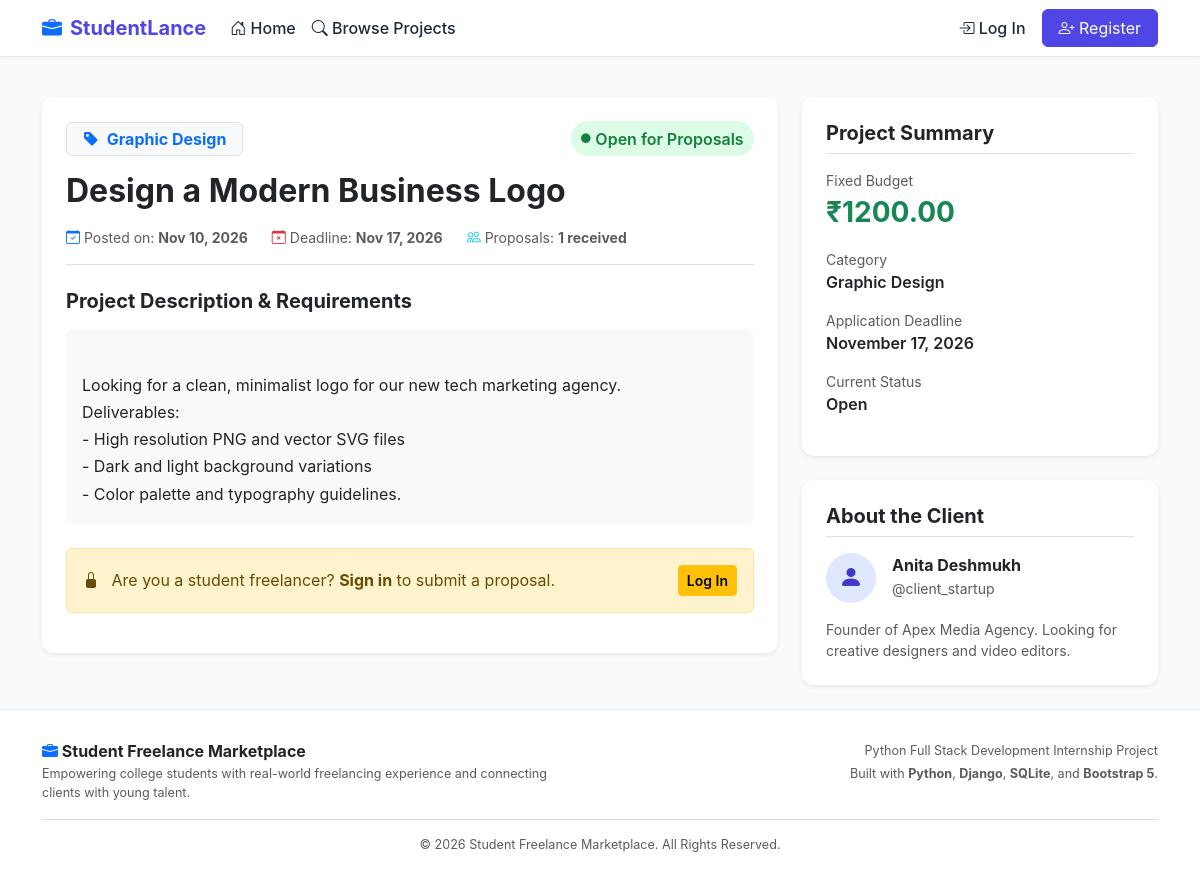
The app's page /projects/2/ with its own data.
### marketplace/models.py (models this page shows, shortened)
class Project(models.Model):
    CATEGORY_CHOICES = [
        ('Web Development', 'Web Development'),
        ('Graphic Design', 'Graphic Design'),
        ('Content Writing', 'Content Writing'),
        ('Video Editing', 'Video Editing'),
        ('UI/UX Design', 'UI/UX Design'),
        ('Data Entry', 'Data Entry'),
        ('Programming', 'Programming'),
    ]
    STATUS_CHOICES = [
        ('Open', 'Open'),
        ('Assigned', 'Assigned'),
        ('Completed', 'Completed'),
        ('Closed', 'Closed'),
    ]
    client = models.ForeignKey(User, on_delete=models.CASCADE, related_name='projects')
    title = models.CharField(max_length=200)
    description = models.TextField()
    category = models.CharField(max_length=100, choices=CATEGORY_CHOICES)
    budget = models.DecimalField(max_digits=10, decimal_places=2)
    deadline = models.DateField()
    status = models.CharField(max_length=20, choices=STATUS_CHOICES, default='Open')
    created_at = models.DateTimeField(auto_now_add=True)
    class Meta:
        ordering = ['-created_at']
    @property
    def proposal_count(self):
        return self.proposals.count()

class Profile(models.Model):
    ROLE_CHOICES = [
        ('Student', 'Student'),
        ('Client', 'Client'),
    ]
    user = models.OneToOneField(User, on_delete=models.CASCADE, related_name='profile')
    role = models.CharField(max_length=20, choices=ROLE_CHOICES)
    skills = models.TextField(blank=True, help_text="Comma-separated list of skills (e.g. Python, Django, HTML, CSS)")
    bio = models.TextField(blank=True, help_text="Short biography about yourself or your company")
    education = models.CharField(max_length=200, blank=True, help_text="College/University or degree")

### marketplace/views.py (the view, shortened to what this page needs)
# urls.py: path('projects/<int:project_id>/', views.project_detail, name='project_detail'),
def project_detail(request, project_id):
    project = get_object_or_404(Project.objects.select_related('client'), id=project_id)
    user_proposal = None
    user_is_student = False
    user_is_client_owner = False
    context = {
        'project': project,
        'user_proposal': user_proposal,
        'user_is_student': user_is_student,
        'user_is_client_owner': user_is_client_owner,
    }
    return render(request, 'marketplace/project_detail.html', context)

### marketplace/templates/marketplace/project_detail.html (shortened to what this page needs)
{% extends 'marketplace/base.html' %}
{% block content %}
<div class="row gy-4">
    <div class="col-lg-8">
        <div class="card custom-card p-4 bg-white border-0 shadow-sm">
            <div class="d-flex flex-wrap justify-content-between align-items-center mb-3">
                <span class="badge bg-light text-primary border px-3 py-2 fs-6">
                    <i class="bi bi-tag-fill me-1"></i> {{ project.category }}
                </span>
                {% if project.status == 'Open' %}
                    <span class="badge-status badge-open fs-6">
                        <i class="bi bi-circle-fill" style="font-size: 0.6rem;"></i> Open for Proposals
                    </span>
                {% elif project.status == 'Assigned' %}
                    <span class="badge-status badge-assigned fs-6">
                        <i class="bi bi-lock-fill"></i> Assigned
                    </span>
                {% elif project.status == 'Completed' %}
                    <span class="badge-status badge-completed fs-6">
                        <i class="bi bi-check-circle-fill"></i> Completed
                    </span>
                {% else %}
                    <span class="badge-status badge-closed fs-6">
                        <i class="bi bi-x-circle-fill"></i> Closed
                    </span>
                {% endif %}
            </div>
            <h2 class="fw-bold text-dark mb-3">{{ project.title }}</h2>
            <div class="d-flex flex-wrap gap-4 text-muted small pb-3 mb-4 border-bottom">
                <span>
                    <i class="bi bi-calendar-check text-primary"></i> Posted on: <strong>{{ project.created_at|date:"M d, Y" }}</strong>
                </span>
                <span>
                    <i class="bi bi-calendar-x text-danger"></i> Deadline: <strong>{{ project.deadline|date:"M d, Y" }}</strong>
                </span>
                <span>
                    <i class="bi bi-people text-info"></i> Proposals: <strong>{{ project.proposal_count }} received</strong>
                </span>
            </div>
            <h5 class="fw-bold mb-3">Project Description & Requirements</h5>
            <div class="p-3 bg-light rounded-3 mb-4" style="white-space: pre-line; line-height: 1.7;">
                {{ project.description }}
            </div>
            {% if user_is_student %}
                {% if user_proposal %}
                    <div class="alert alert-info border-info d-flex align-items-center justify-content-between p-3">
                        <div>
                            <h6 class="fw-bold mb-1">
                                <i class="bi bi-info-circle-fill"></i> You have already applied for this project
                            </h6>
                            <p class="mb-0 small">
                                Your proposal amount: <strong>₹{{ user_proposal.proposed_amount }}</strong> |
                                Estimated time: <strong>{{ user_proposal.estimated_days }} days</strong> |
                                Status:
                                <span class="badge {% if user_proposal.status == 'Accepted' %}bg-success{% elif user_proposal.status == 'Rejected' %}bg-danger{% else %}bg-warning text-dark{% endif %}">
                                    {{ user_proposal.status }}
                                </span>
                            </p>
                        </div>
                        <a href="{% url 'my_proposals' %}" class="btn btn-sm btn-outline-primary">
                            View My Proposals
                        </a>
                    </div>
                {% elif project.status == 'Open' %}
                    <div class="p-3 bg-light rounded-3 text-center border">
                        <h5 class="fw-bold mb-2">Interested in working on this project?</h5>
                        <p class="text-muted small mb-3">Submit your proposal directly to the client with your proposed rate and delivery timeline.</p>
                        <a href="{% url 'submit_proposal' project.id %}" class="btn btn-primary btn-lg px-4 fw-semibold">
                            <i class="bi bi-send-fill"></i> Submit Proposal Now
                        </a>
                    </div>
                {% else %}
                    <div class="alert alert-secondary mb-0">
                        <i class="bi bi-slash-circle me-1"></i> This project is no longer accepting new proposals.
                    </div>
                {% endif %}
            {% elif not user.is_authenticated %}
                <div class="alert alert-warning d-flex align-items-center justify-content-between p-3">
                    <div>
                        <i class="bi bi-lock-fill me-2"></i>
                        Are you a student freelancer? <strong>Sign in</strong> to submit a proposal.
                    </div>
                    <a href="{% url 'login' %}" class="btn btn-warning btn-sm fw-semibold">
                        Log In
                    </a>
                </div>
            {% endif %}
        </div>
    </div>
    <div class="col-lg-4">
        <div class="card custom-card p-4 bg-white border-0 shadow-sm mb-4">
            <h5 class="fw-bold mb-3 border-bottom pb-2">Project Summary</h5>
            <div class="mb-3">
                <small class="text-muted d-block">Fixed Budget</small>
                <div class="fs-3 fw-bold text-success">₹{{ project.budget }}</div>
            </div>
            <div class="mb-3">
                <small class="text-muted d-block">Category</small>
                <span class="fw-semibold text-dark">{{ project.category }}</span>
            </div>
            <div class="mb-3">
                <small class="text-muted d-block">Application Deadline</small>
                <span class="fw-semibold text-dark">{{ project.deadline|date:"F d, Y" }}</span>
            </div>
            <div class="mb-3">
                <small class="text-muted d-block">Current Status</small>
                <span class="fw-semibold text-dark">{{ project.status }}</span>
            </div>
        </div>
        <div class="card custom-card p-4 bg-white border-0 shadow-sm">
            <h5 class="fw-bold mb-3 border-bottom pb-2">About the Client</h5>
            <div class="d-flex align-items-center gap-3 mb-3">
                <div class="stat-icon bg-indigo rounded-circle">
                    <i class="bi bi-person-fill"></i>
                </div>
                <div>
                    <h6 class="fw-bold mb-0">{{ project.client.first_name }} {{ project.client.last_name }}</h6>
                    <small class="text-muted">@{{ project.client.username }}</small>
                </div>
            </div>
            {% if project.client.profile.bio %}
                <p class="text-muted small mb-0">{{ project.client.profile.bio }}</p>
            {% else %}
                <p class="text-muted small mb-0">Registered client on StudentLance platform.</p>
            {% endif %}
        </div>
    </div>
</div>
{% endblock %}

### marketplace/static/marketplace/css/style.css (style rules this page uses)
:root { --primary-color: #4f46e5; --primary-hover: #4338ca; --primary-light: #e0e7ff; --secondary-color: #0ea5e9; --dark-text: #1e293b; --muted-text: #64748b; --body-bg: #f8fafc; --card-bg: #ffffff; --border-color: #e2e8f0; --success-color: #10b981; --warning-color: #f59e0b; --danger-color: #ef4444; }
body { font-family: -apple-system, BlinkMacSystemFont, "Segoe UI", Roboto, "Helvetica Neue", Arial, sans-serif; background-color: var(--body-bg); color: var(--dark-text); min-height: 100vh; display: flex; flex-direction: column; }
.custom-card { background: var(--card-bg); border: 1px solid var(--border-color); border-radius: 0.75rem; box-shadow: 0 2px 4px rgba(0, 0, 0, 0.04); transition: transform 0.2s ease, box-shadow 0.2s ease; }
.stat-icon { width: 50px; height: 50px; border-radius: 0.6rem; display: flex; align-items: center; justify-content: center; font-size: 1.5rem; }
.stat-icon.bg-indigo { background-color: #e0e7ff; color: #4338ca; }
.badge-status { padding: 0.35rem 0.65rem; font-size: 0.8rem; font-weight: 600; border-radius: 2rem; display: inline-flex; align-items: center; gap: 0.3rem; }
.badge-open { background-color: #dcfce7; color: #15803d; }

### marketplace/templates/marketplace/base.html (style rules this page uses)
:root { --primary-color: #4f46e5; --primary-hover: #4338ca; --primary-light: #e0e7ff; --secondary-color: #0ea5e9; --dark-text: #1e293b; --muted-text: #64748b; --body-bg: #f8fafc; --card-bg: #ffffff; --border-color: #e2e8f0; --success-color: #10b981; --warning-color: #f59e0b; --danger-color: #ef4444; }
body { font-family: -apple-system, BlinkMacSystemFont, "Segoe UI", Roboto, "Helvetica Neue", Arial, sans-serif; background-color: var(--body-bg); color: var(--dark-text); min-height: 100vh; display: flex; flex-direction: column; }
.custom-card { background: var(--card-bg); border: 1px solid var(--border-color); border-radius: 0.75rem; box-shadow: 0 2px 4px rgba(0, 0, 0, 0.04); transition: transform 0.2s ease, box-shadow 0.2s ease; }
.stat-icon { width: 50px; height: 50px; border-radius: 0.6rem; display: flex; align-items: center; justify-content: center; font-size: 1.5rem; }
.stat-icon.bg-indigo { background-color: #e0e7ff !important; color: #4338ca !important; }
.badge-status { padding: 0.35rem 0.65rem; font-size: 0.8rem; font-weight: 600; border-radius: 2rem; display: inline-flex; align-items: center; gap: 0.3rem; }
.badge-open { background-color: #dcfce7; color: #15803d; }

### records on screen
Project: category "Graphic Design", title "Design a Modern Business Logo", created_at "Nov 10, 2026", deadline "Nov 17, 2026", proposal_count "1", description "Looking for a clean, minimalist logo for our new tech marketing agency. Deliverables: - High resolution PNG and vector SVG files - Dark and light background variations - Color palette and typography guidelines.", budget "1200.00", deadline "November 17, 2026", status "Open", client.first_name "Anita", client.last_name "Deshmukh", client.username "client_startup", client.profile.bio "Founder of Apex Media Agency. Looking for creative designers and video editors."
